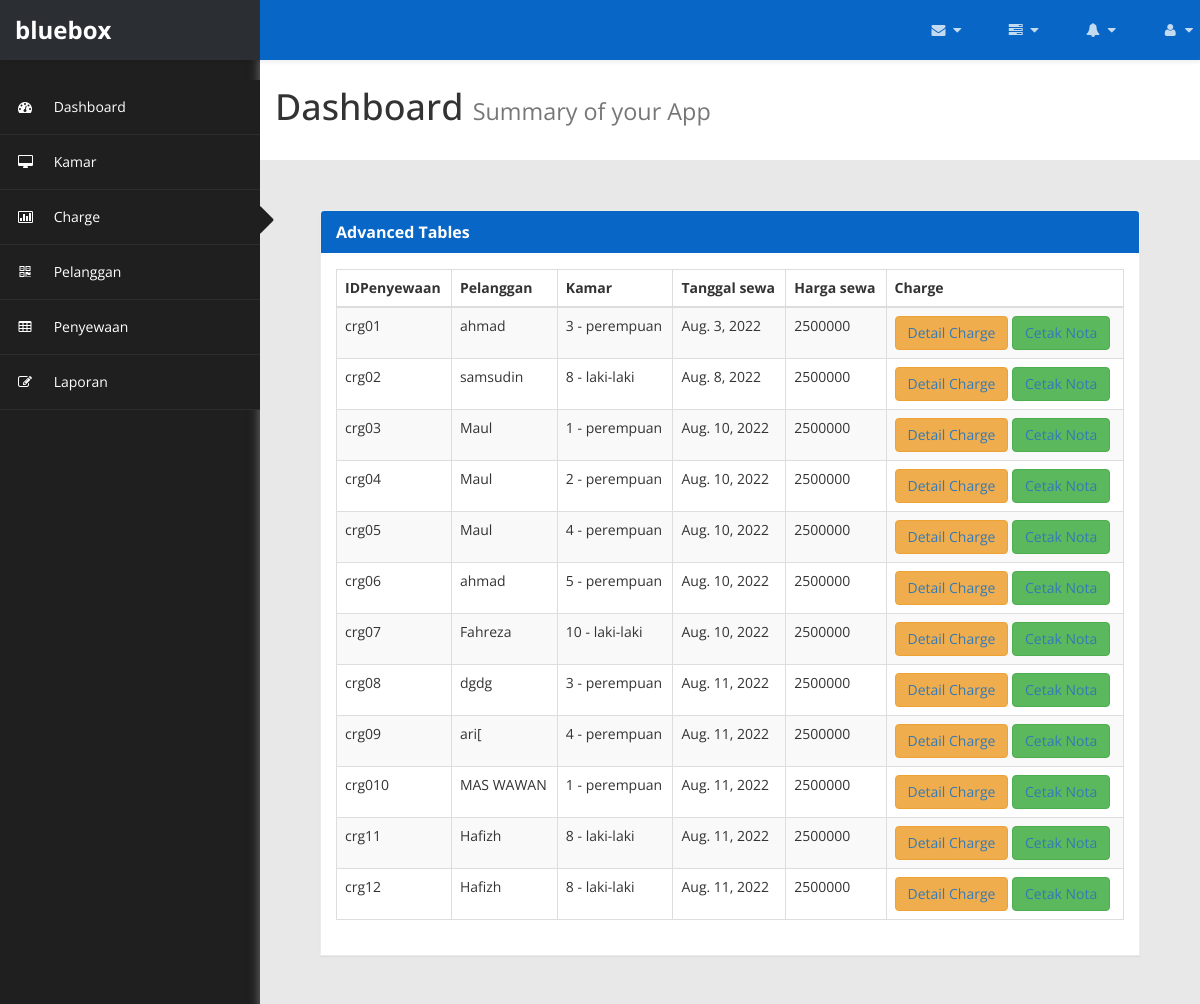
Before: /penyewaan with the older database file.
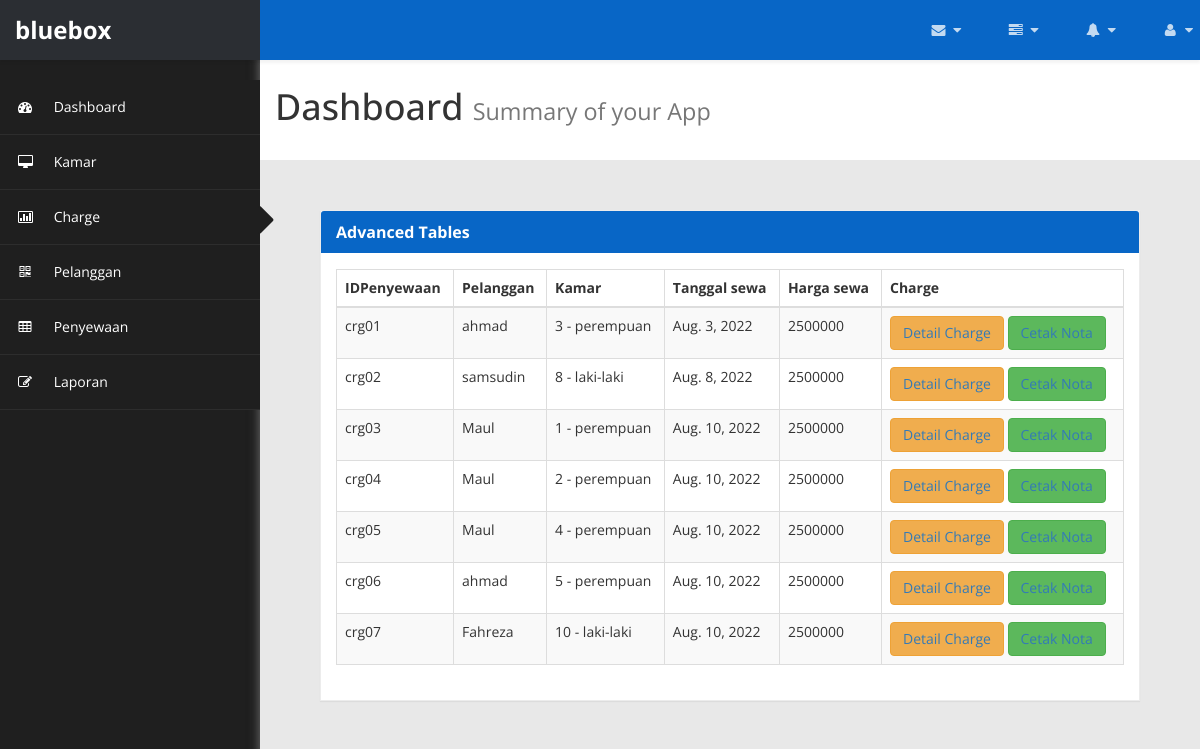
After: the same page with the newer database file.
### app/models.py (models this page shows, shortened)
class penyewaan(models.Model):
    idpenyewaan = models.CharField(primary_key=True, max_length=5)
    idpelanggan = models.ForeignKey(pelanggan,on_delete=models.CASCADE)
    idkamar = models.ForeignKey(kamar,on_delete=models.CASCADE)
    tanggalsewa = models.DateField()
    hargasewa = models.IntegerField()

class pelanggan(models.Model):
    idpelanggan = models.CharField(max_length=5, primary_key=True)
    nama = models.CharField(max_length=50)
    jeniskelamin = models.CharField(max_length=10)
    tanggallahir = models.DateField()
    nohp = models.IntegerField()
    def __str__(self):
        return self.nama

class kamar (models.Model):
    idkamar = models.CharField(max_length=5, primary_key=True)
    nokamar = models.IntegerField()
    jenis = models.CharField(max_length=15, default='laki-laki')
    status = models.BooleanField(default=False)
    def __str__(self):
        return str(self.nokamar) + ' - ' + str(self.jenis)

### app/views.py (the view)
# urls.py: path('penyewaan',views.penyewaan,name='penyewaan'),
def penyewaan(request):
    penyewaanobj = models.penyewaan.objects.all()
    return render(request,'penyewaan.html',{
        'penyewaan':penyewaanobj
    })

### app/templates/penyewaan.html (shortened to what this page needs)
{%load static%}
<!DOCTYPE html>
<html xmlns="http://www.w3.org/1999/xhtml">
<head>
    <link href="{% static 'assets/css/bootstrap.css'%}" rel="stylesheet" />
    <link href="{% static 'assets/css/font-awesome.css'%}" rel="stylesheet" />
    <link href="{% static 'assets/js/morris/morris-0.4.3.min.css'%}" rel="stylesheet" />
    <link href="{% static 'assets/css/custom-styles.css'%}" rel="stylesheet" />
    <link rel="stylesheet" href="{% static 'assets/js/Lightweight-Chart/cssCharts.css'%}">
</head>
<body>
    <div id="wrapper">
        <nav class="navbar navbar-default top-navbar" role="navigation">
            <div class="navbar-header">
                <a class="navbar-brand" href="home"><strong>bluebox</strong></a>
            </div>
            <ul class="nav navbar-top-links navbar-right">
                <li class="dropdown">
                    <a class="dropdown-toggle" data-toggle="dropdown" href="#" aria-expanded="false">
                        <i class="fa fa-envelope fa-fw"></i> <i class="fa fa-caret-down"></i>
                    </a>
                </li>
                <li class="dropdown">
                    <a class="dropdown-toggle" data-toggle="dropdown" href="#" aria-expanded="false">
                        <i class="fa fa-tasks fa-fw"></i> <i class="fa fa-caret-down"></i>
                    </a>
                </li>
                <li class="dropdown">
                    <a class="dropdown-toggle" data-toggle="dropdown" href="#" aria-expanded="false">
                        <i class="fa fa-bell fa-fw"></i> <i class="fa fa-caret-down"></i>
                    </a>
                </li>
                <li class="dropdown">
                    <a class="dropdown-toggle" data-toggle="dropdown" href="#" aria-expanded="false">
                        <i class="fa fa-user fa-fw"></i> <i class="fa fa-caret-down"></i>
                    </a>
                </li>
            </ul>
        </nav>
        <nav class="navbar-default navbar-side" role="navigation">
            <div id="sideNav" href=""><i class="fa fa-caret-right"></i></div>
                <div class="sidebar-collapse">
                    <ul class="nav" id="main-menu">
                        <li>
                            <a href="{%url 'dashboard'%}"><i class="fa fa-dashboard"></i> Dashboard</a>
                        </li>
                        <li>
                            <a href="{%url 'kamar'%}"><i class="fa fa-desktop"></i> Kamar</a>
                        </li>
                        <li>
                            <a href="{%url 'charge'%}"><i class="fa fa-bar-chart-o"></i> Charge</a>
                        </li>
                        <li>
                            <a href="{%url 'pelanggan'%}"><i class="fa fa-qrcode"></i> Pelanggan</a>
                        </li>
                        <li>
                            <a href="{%url 'penyewaan'%}"><i class="fa fa-table"></i> Penyewaan</a>
                        </li>
                        <li>
                            <a href="{% url 'laporan'%}"><i class="fa fa-edit"></i> Laporan </a>
                        </li>
                    </ul>
                </div>
            </nav>
		<div id="page-wrapper">
		  <div class="header">
                        <h1 class="page-header">
                            Dashboard <small>Summary of your App</small>
                        </h1>
		</div>
            <div id="page-inner">
                <div id="page-inner">
                    <div class="row">
                        <div class="col-md-12">
                            <div class="panel panel-default">
                                <div class="panel-heading">
                                     Advanced Tables
                                </div>
                                <div class="panel-body">
                                    <div class="table-responsive">
                                        <table class="table table-striped table-bordered table-hover" id="dataTables-example">
                                            <thead>
                                                <tr>
                                                    <th>IDPenyewaan</th>
                                                    <th>Pelanggan</th>
                                                    <th>Kamar</th>
                                                    <th>Tanggal sewa</th>
                                                    <th>Harga sewa</th>
                                                    <th>Charge</th>
                                                </tr>
                                            </thead>
                                            <tbody>
                                                {% for item in penyewaan %}
                                                <tr class="odd gradeX">
                                                    <td>{{item.idpenyewaan}}</td>
                                                    <td>{{item.idpelanggan}}</td>
                                                    <td>{{item.idkamar}}</td>
                                                    <td>{{item.tanggalsewa}}</td>
                                                    <td>{{item.hargasewa}}</td>
                                                    <td>
                                                        <button class="btn btn-warning" type="button" >
                                                            <a href="{% url 'detailcharge' item.idpelanggan.idpelanggan %}">Detail Charge</a>
                                                        </button>
                                                        <button class="btn btn-success" type="button" >
                                                            <a href="{% url 'notapdf' item.idpelanggan.idpelanggan %}">Cetak Nota</a>
                                                        </button>
                                                    </td>
                                                </tr>
                                                {% endfor %}
                                            </tbody>
                                        </table>
                                    </div>
                                </div>
                            </div>
                        </div>
                    </div>
            </div>
        </div>
    </div>
</body>
</html>

### static/assets/css/custom-styles.css (style rules this page uses)
body { font-family: 'Open Sans', sans-serif; background: #1F1F1F; }
#wrapper { width: 100%; }
#page-wrapper { padding: 15px 15px; min-height: 600px; background: #E8E8E8; }
#page-inner { width:100%; margin:10px 20px 10px 0px; background-color:transparent; padding: 15px 30px; min-height:1200px; }
h1, .h1, h2, .h2, h3, .h3 { margin-top: 7px; margin-bottom: -5px; }
.navbar-side { z-index: 0; }
.panel { border-radius:0px; }
.navbar-side .nav > li > a > i { color: #FFFFFF; padding: 8px; width: 30px; text-align: center; }
.top-navbar { position: fixed; width: 100%; z-index: 300; -webkit-box-shadow: 0 3px 3px rgba(0, 0, 0, 0.05); -moz-box-shadow: 0 3px 3px rgba(0, 0, 0, 0.05); box-shadow: 0 3px 3px rgba(0, 0, 0, 0.05); }
.navbar-side { z-index: 1; position: fixed; width: 260px; top: 80px; }
#page-wrapper { position: relative; top: 55px; box-shadow: 0 0 10px #757575; -moz-box-shadow: 0 0 10px #757575; -webkit-box-shadow: 0 0 10px #757575; }
.page-header { padding-bottom: 9px; margin: 0; border-bottom: 1px solid transparent; text-align: left;background-color: #fff;padding: 32px 22px 32px 15px; }
.panel-default { border-color: #ECECEC; }
.panel-default > .panel-heading { color: #FFF; border-color: #FFF; font-weight:bold; background: #0866C6; font-size: 16px; text-shadow: none; }
.panel-heading { border-bottom: 1px solid transparent; border-top-left-radius: 3px; border-top-right-radius: 3px; }
.top-navbar { margin:0px; }
.top-navbar .navbar-brand { color: #fff; width: 260px; text-align: left; height: 60px; font-size: 24px; font-weight: 700; line-height: 30px; background: #0866c6; }
.top-navbar .nav > li { position: relative; display: inline-block; margin: 0px; padding: 0px; }
.top-navbar .nav > li > a { position: relative; display: block; padding: 20px; color: #FFFFFF; margin: 0px; }
.sidebar-collapse , .sidebar-collapse .nav { background:none; }
.sidebar-collapse .nav { padding:0; }
.sidebar-collapse .nav > li > a { color: #FFFFFF; background:transparent; text-shadow:none; }
.sidebar-collapse > .nav > li > a { padding: 12px 10px; }
.sidebar-collapse > .nav > li { border-bottom: 1px solid rgba(107, 108, 109, 0.19); }
.navbar-side { border:none; background: #1F1F1F; }
.top-navbar { background: #0866c6; border-bottom:none; }
.top-navbar .nav > li > a > i { margin-right: 2px; }
.navbar-default { border:0px solid black; }
.navbar-header { background: transparent; }
.nav > li > a > i { margin-right:10px; color: rgba(255, 255, 255, 0.76); }
#sideNav { position: absolute; right: -12px; z-index: 3; top: 117px; color: #1F1F1F; cursor:pointer; border-radius: 0; width: 14px; font-size: 48px; line-height: 0; }
@media (min-width:768px) { #page-wrapper { margin: 0 0 0 260px; padding: 0; min-height: 1200px; } }
@media (min-width:768px) { .navbar-side { width: 260px; z-index: 1; } }
@media (min-width:768px) { .navbar { border-radius: 0px; } }

Changed rows visible on the page:
removed penyewaan: idpenyewaan "crg08", idpelanggan "dgdg", idkamar "3 - perempuan", tanggalsewa "Aug. 11, 2022", hargasewa "2500000"
removed penyewaan: idpenyewaan "crg09", idpelanggan "ari[", idkamar "4 - perempuan", tanggalsewa "Aug. 11, 2022", hargasewa "2500000"
removed penyewaan: idpenyewaan "crg010", idpelanggan "MAS WAWAN", idkamar "1 - perempuan", tanggalsewa "Aug. 11, 2022", hargasewa "2500000"
removed penyewaan: idpenyewaan "crg11", idpelanggan "Hafizh", idkamar "8 - laki-laki", tanggalsewa "Aug. 11, 2022", hargasewa "2500000"
removed penyewaan: idpenyewaan "crg12", idpelanggan "Hafizh", idkamar "8 - laki-laki", tanggalsewa "Aug. 11, 2022", hargasewa "2500000"
